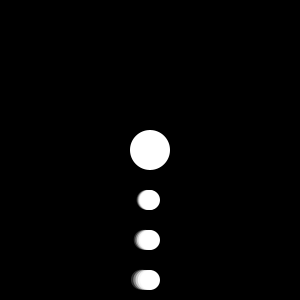
Frame 1 (no input)
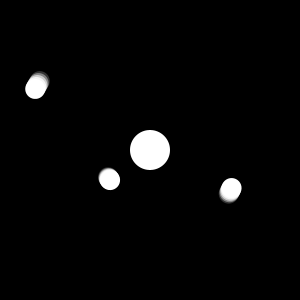
Frame 60 (the mouse pressed at the canvas centre just before this capture)
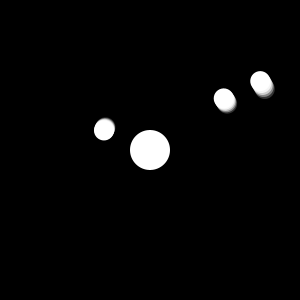
Frame 120 (the mouse held since frame 60 and released just before this capture)

The Processing sketch that drew these frames (run headless with seeded random() and noise(); from frame 60 on, the mouse is pressed at the canvas centre):

// Processing sketch: day_05_solarsystem
// ── day_05_solarsystem.pde
color bg = color(0,0,0);

int planets = 3;

int planetSize = 20;

color[] planetColor = {
  color(0,255,0),
  color(255,0,255),
  color(255,0,0)
};

int[] planetSpeed = {
  7,
  5,
  2
}; 

int planetTrail = 5;

int counter = 0;


void setup () {

  size(300,300);  
  
}

void draw () {

  background( bg );
  noStroke();
  
  translate(width/2,height/2);
  
  ellipse( 0, 0, planetSize*2, planetSize*2 );
  
  for ( int i = 0; i < planets; i++ ){
    
    for ( int b = 0; b < planetTrail; b++ ){
      pushMatrix();
      rotate( radians( counter * planetSpeed[i] + b ) );
      pushStyle();
      float hello = map(b, planetTrail, 0, 0, 255);
      fill(255,255,255, hello);
      ellipse(0, 50+ planetSize*i*2, planetSize, planetSize);
      popStyle();
      popMatrix();
    }
   
  }
  
  counter ++;
  
}
